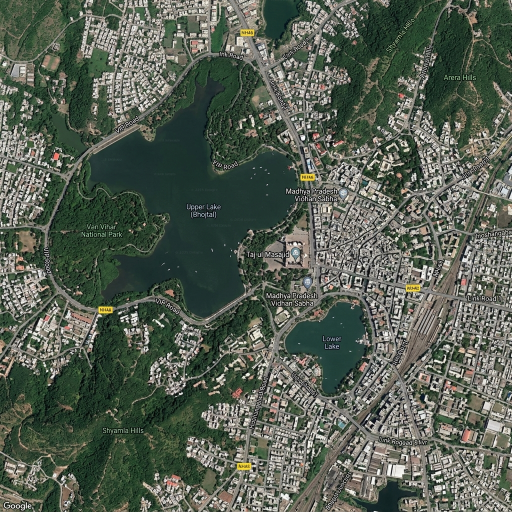
#> input picture extracted/DepthWizard-main/UI/dist/demo/bhopal.jpg, 1024 x 1024 px, found by its file name (shown at 1/2 size)
$ python debug_raw_depth.py   (older library calls are emulated)
#> lines starting #> are read from the running program, lines starting #| are printed output that depends on the picture; after the words box and inside, x2 and y2 are one past the last pixel; in counts of white or black regions, pixels touching at a corner belong together
#> further down, image is the input picture: PIL image 1024x1024 RGB; mean R, G, B 85.4, 94.4, 82.3
### extracted/DepthWizard-main/backend/app/preprocessing.py
"""
Image preprocessing for depth inference.
"""

import numpy as np
import cv2
from PIL import Image


def remove_map_annotations(image: Image.Image) -> Image.Image:
    """
    Detects and neutralizes map text/labels (e.g. 'Upper Lake', 'Lower Lake', highway icons)
    so map text is not interpreted as physical 3D objects by the height estimator.
    The original RGB image remains untouched for 3D texture projection.
    """
    img_np = np.array(image.convert("RGB"))
    gray = cv2.cvtColor(img_np, cv2.COLOR_RGB2GRAY)
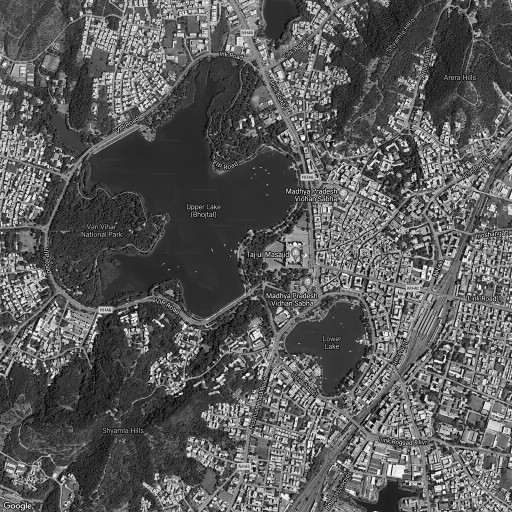
#> gray: shape (1024, 1024) (shown at 1/2 size); min 0, max 255, mean 90.4

    # Detect high-contrast text features (sharp edge clusters)
    kernel_small = cv2.getStructuringElement(cv2.MORPH_RECT, (3, 3))
    gradient = cv2.morphologyEx(gray, cv2.MORPH_GRADIENT, kernel_small)
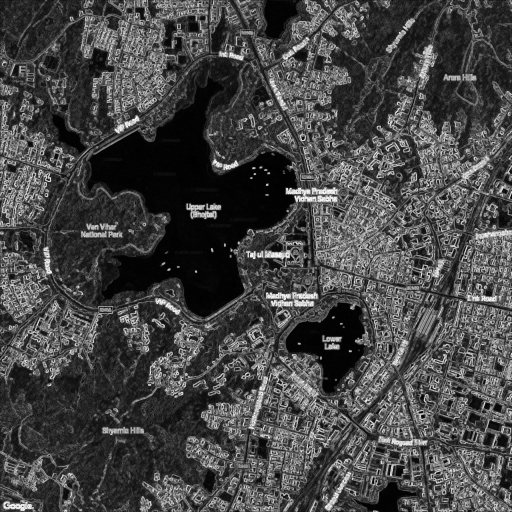
#> gradient: shape (1024, 1024) (shown at 1/2 size); min 0, max 255, mean 70.1

    # Threshold sharp text edges
    _, text_mask = cv2.threshold(gradient, 65, 255, cv2.THRESH_BINARY)
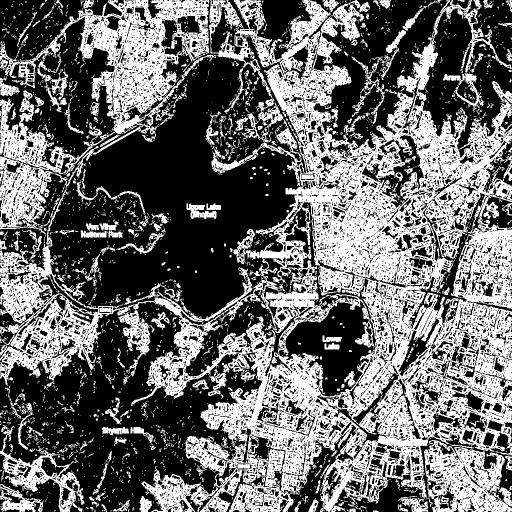
#> text_mask: shape (1024, 1024) (shown at 1/2 size); 42.2% white; 2679 white regions (2316 under 20 px), largest, box (x1, y1, x2, y2) and area: (0, 0, 1024, 1024) 312259, (0, 0, 432, 486) 55999, (848, 880, 1024, 1024) 14276

    # Filter text mask using morphological dilation
    kernel_text = cv2.getStructuringElement(cv2.MORPH_RECT, (4, 4))
    text_mask_dilated = cv2.dilate(text_mask, kernel_text, iterations=1)
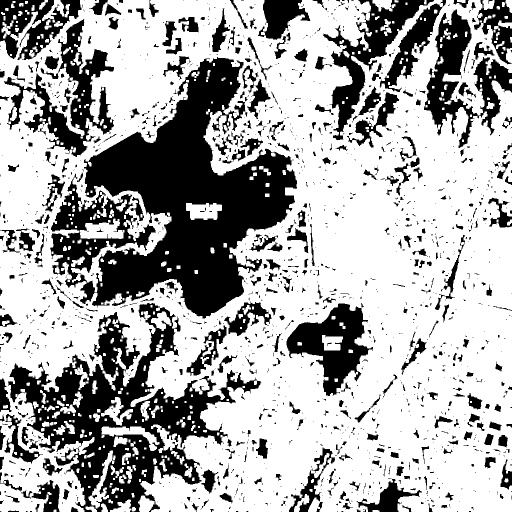
#> text_mask_dilated: shape (1024, 1024) (shown at 1/2 size); 66.9% white; 1621 black regions (1154 under 20 px), largest, box (x1, y1, x2, y2) and area: (100, 114, 594, 637) 116411, (16, 606, 523, 1024) 66039, (8, 38, 228, 314) 16861

    # Inpaint text regions using Telea inpainting algorithm
    inpainted = cv2.inpaint(img_np, text_mask_dilated, inpaintRadius=3, flags=cv2.INPAINT_TELEA)
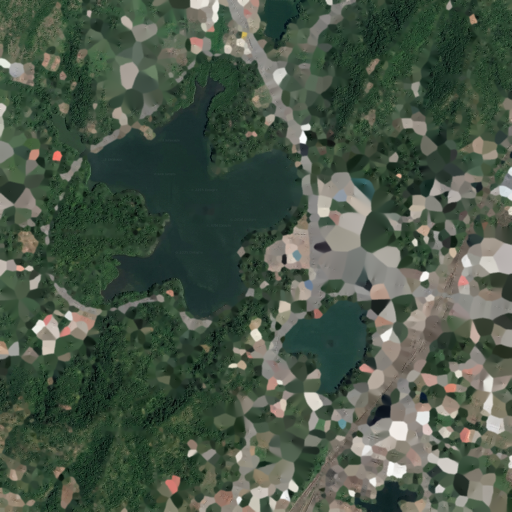
#> inpainted: shape (1024, 1024, 3) (shown at 1/2 size); mean R, G, B 73.2, 86.3, 71.6

    return Image.fromarray(inpainted)


def preprocess_image(image: Image.Image, max_size: int = 518) -> Image.Image:
    """
    Prepare an image for satellite depth inference:
    - Neutralizes map text & annotations
    - Ensures RGB mode
    - Resizes preserving aspect ratio
    """
    if image.mode != "RGB":
        image = image.convert("RGB")

    # First neutralize map labels / text annotations
    cleaned_image = remove_map_annotations(image)

    w, h = cleaned_image.size
#> w = 1024; h = 1024
    if max(w, h) > max_size:
        if w > h:
            new_w = max_size
            new_h = int(h * max_size / w)
        else:
            new_h = max_size
            new_w = int(w * max_size / h)
#> new_w = 518
        cleaned_image = cleaned_image.resize((new_w, new_h), Image.LANCZOS)
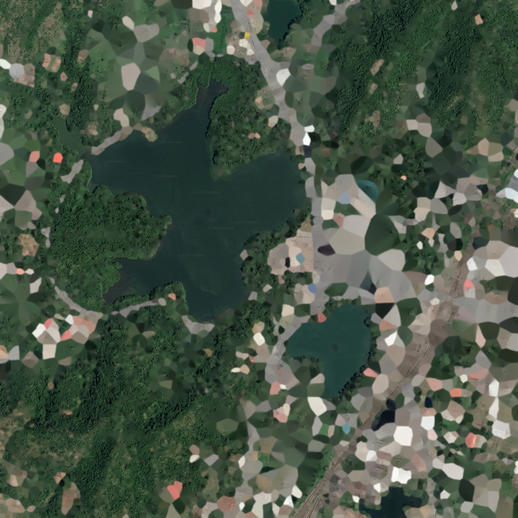
#> cleaned_image: PIL image 518x518 RGB; mean R, G, B 73.2, 86.3, 71.6

    return cleaned_image

### extracted/DepthWizard-main/backend/app/inference.py
import cv2
import numpy as np
import torch
from PIL import Image
from transformers import pipeline


class DepthEstimator:
    def __init__(self):
        self.device = "cpu"
#> (the run stopped early here; a loop or call above may not have finished)

$ run again, with extracted/DepthWizard-main/UI/dist/demo/bengaluru.jpg copied over extracted/DepthWizard-main/UI/dist/demo/bhopal.jpg
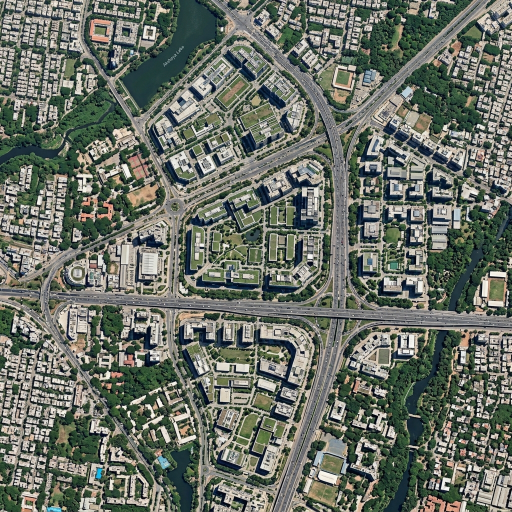
#> input picture extracted/DepthWizard-main/UI/dist/demo/bengaluru.jpg, 1024 x 1024 px, found by its file name (shown at 1/2 size)
#> image is the input picture: PIL image 1024x1024 RGB; mean R, G, B 105.3, 111.4, 101.4
#> in remove_map_annotations, `_, text_mask = cv2.threshold(gradient, 65, 255, cv2.THRESH_BINARY)`:
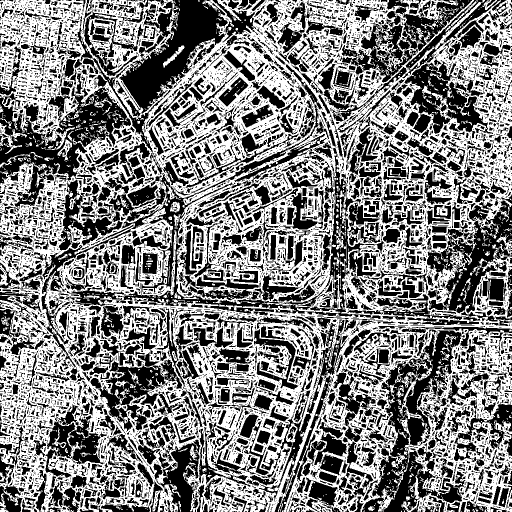
#> text_mask: shape (1024, 1024) (shown at 1/2 size); 50.7% white; 9294 black regions (7083 under 20 px), largest, box (x1, y1, x2, y2) and area: (744, 660, 931, 1024) 24084, (0, 150, 262, 418) 22016, (238, 0, 456, 227) 19562
#> text_mask_dilated: shape (1024, 1024); 83.8% white; 3351 black regions (2273 under 20 px), largest, box (x1, y1, x2, y2) and area: (243, 0, 454, 218) 14001, (0, 267, 171, 354) 3923, (894, 444, 1000, 625) 3796
#> in preprocess_image, `cleaned_image = cleaned_image.resize((new_w, new_h), Image.LANCZOS)`:
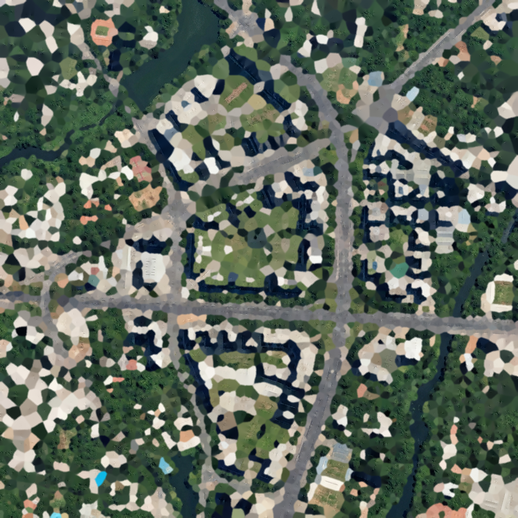
#> cleaned_image: PIL image 518x518 RGB; mean R, G, B 95.9, 106.3, 94.9

$ run again, with extracted/DepthWizard-main/UI/dist/demo/delhi.jpg copied over extracted/DepthWizard-main/UI/dist/demo/bhopal.jpg
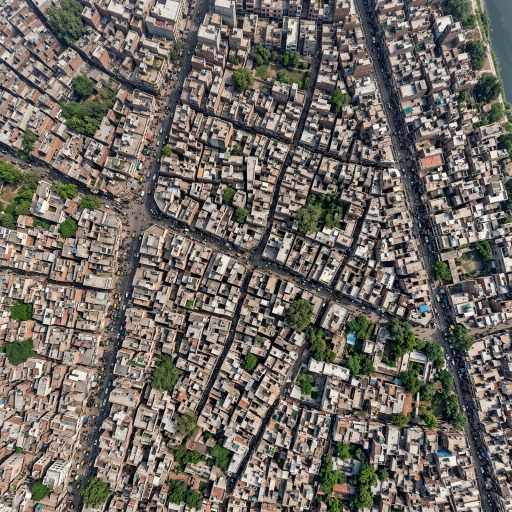
#> input picture extracted/DepthWizard-main/UI/dist/demo/delhi.jpg, 1024 x 1024 px, found by its file name (shown at 1/2 size)
#> image is the input picture: PIL image 1024x1024 RGB; mean R, G, B 112.3, 106.6, 99.9
#> in remove_map_annotations, `_, text_mask = cv2.threshold(gradient, 65, 255, cv2.THRESH_BINARY)`:
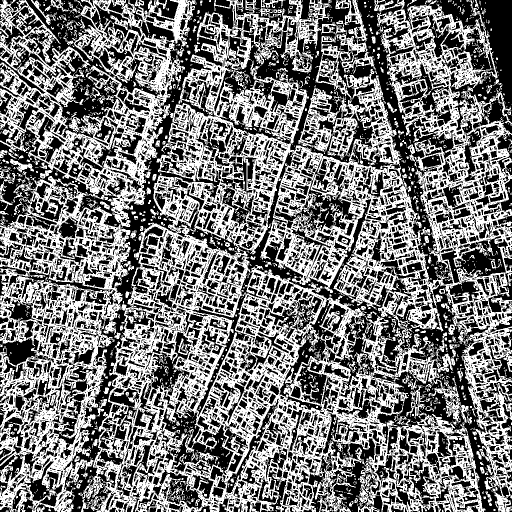
#> text_mask: shape (1024, 1024) (shown at 1/2 size); 47% white; 2478 white regions (2121 under 20 px), largest, box (x1, y1, x2, y2) and area: (0, 0, 1024, 1024) 461087, (671, 0, 735, 84) 1493, (812, 771, 854, 838) 696
#> text_mask_dilated: shape (1024, 1024); 82.9% white; 3922 black regions (2554 under 20 px), largest, box (x1, y1, x2, y2) and area: (958, 0, 1024, 214) 7377, (717, 0, 813, 269) 4494, (247, 317, 320, 474) 2391
#> in preprocess_image, `cleaned_image = cleaned_image.resize((new_w, new_h), Image.LANCZOS)`:
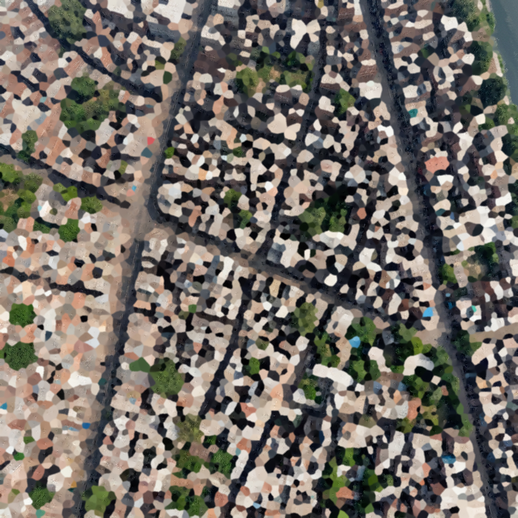
#> cleaned_image: PIL image 518x518 RGB; mean R, G, B 116.2, 110.2, 103.1

$ run again, with extracted/DepthWizard-main/UI/dist/demo/mumbai.jpg copied over extracted/DepthWizard-main/UI/dist/demo/bhopal.jpg
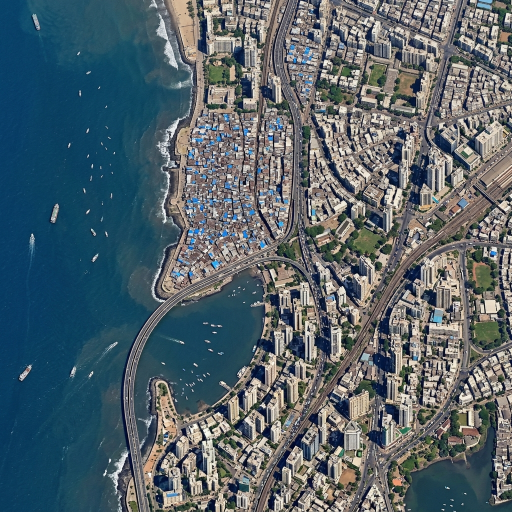
#> input picture extracted/DepthWizard-main/UI/dist/demo/mumbai.jpg, 1024 x 1024 px, found by its file name (shown at 1/2 size)
#> image is the input picture: PIL image 1024x1024 RGB; mean R, G, B 85, 99.6, 106.8
#> in remove_map_annotations, `_, text_mask = cv2.threshold(gradient, 65, 255, cv2.THRESH_BINARY)`:
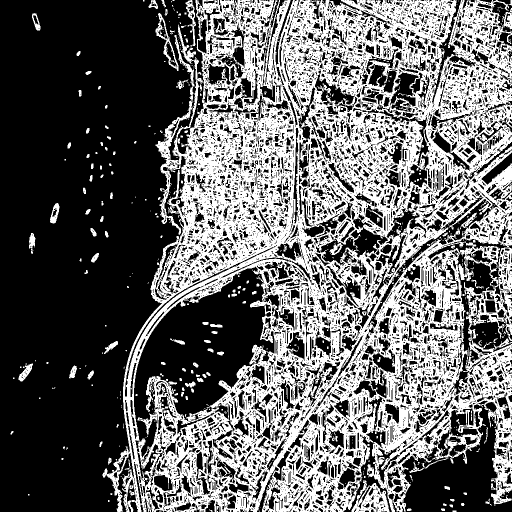
#> text_mask: shape (1024, 1024) (shown at 1/2 size); 39.7% white; 873 white regions (727 under 20 px), largest, box (x1, y1, x2, y2) and area: (205, 0, 1024, 1024) 400952, (703, 961, 779, 1024) 2286, (311, 26, 357, 142) 943
#> text_mask_dilated: shape (1024, 1024); 59.9% white; 1970 black regions (1441 under 20 px), largest, box (x1, y1, x2, y2) and area: (0, 0, 384, 1024) 299222, (270, 539, 548, 838) 39418, (809, 817, 1024, 1024) 18316
#> in preprocess_image, `cleaned_image = cleaned_image.resize((new_w, new_h), Image.LANCZOS)`:
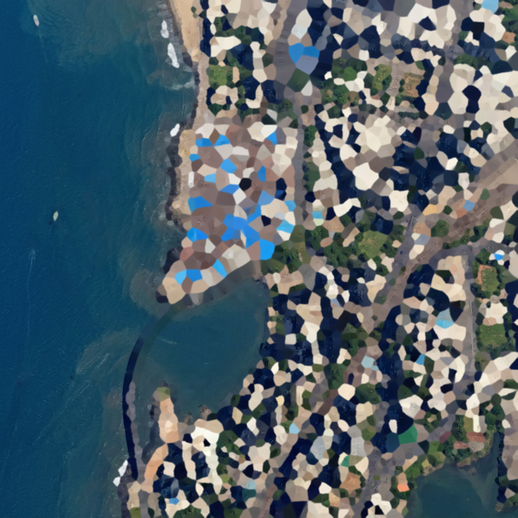
#> cleaned_image: PIL image 518x518 RGB; mean R, G, B 78.7, 96.2, 105.3
